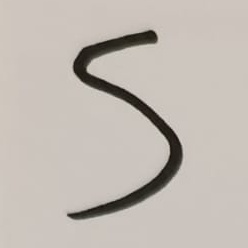
#> input picture kendi_test_verilerim/bes/bes_004161.jpg, 248 x 248 px
$ python mnist_format_donusturme.py
#> lines starting #> are read from the running program, lines starting #| are printed output that depends on the picture; after the words box and inside, x2 and y2 are one past the last pixel; in counts of white or black regions, pixels touching at a corner belong together
import os
import cv2
import glob

def convert_to_mnist_format(input_base_dir, output_base_dir):
    """
    Kırpılmış rakam fotoğraflarını MNIST veri seti standartlarına
    (siyah arka plan, beyaz rakam, 28x28 boyut) dönüştürür.
    """

    os.makedirs(output_base_dir, exist_ok=True)


    subfolders = [f.path for f in os.scandir(input_base_dir) if f.is_dir()]

    if not subfolders:
        print("Alt klasörler bulunamadı. Lütfen girdi adresini kontrol edin.")
        return

    total_processed = 0

    for folder in subfolders:
        folder_name = os.path.basename(folder)

        out_folder = os.path.join(output_base_dir, folder_name)
        os.makedirs(out_folder, exist_ok=True)

        image_paths = glob.glob(os.path.join(folder, "*.jpg"))

        for img_path in image_paths:
            img_name = os.path.basename(img_path)
            out_path = os.path.join(out_folder, img_name)

            img = cv2.imread(img_path)
#> img is the input picture: shape (248, 248, 3); mean B, G, R 179.1, 186.2, 193.5
            if img is None:
                continue

            gray = cv2.cvtColor(img, cv2.COLOR_BGR2GRAY)

            # Bu işlem arka planı TAM SİYAH (0), kalem izini TAM BEYAZ (255) yapar.
            _, thresh = cv2.threshold(gray, 120, 255, cv2.THRESH_BINARY_INV + cv2.THRESH_OTSU)
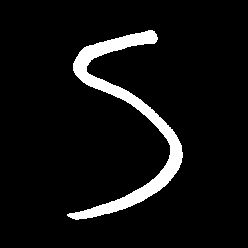
#> thresh: shape (248, 248); 6.6% white; 1 white region, box (x1, y1, x2, y2) and area: (67, 30, 183, 220) 4078

            # orijinal MNIST verisindeki gibi kenarlara doğal gri tonlama (anti-aliasing) katar.
            resized = cv2.resize(thresh, (28, 28), interpolation=cv2.INTER_AREA)
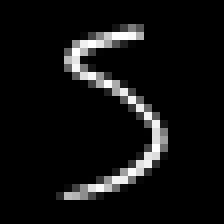
#> resized: shape (28, 28) (shown 8 times larger); min 0, max 255, mean 16.9

            cv2.imwrite(out_path, resized)
            total_processed += 1

        print(f"'{folder_name}' klasöründeki resimler MNIST formatına dönüştürüldü.")
#> pass 2 of the loop in convert_to_mnist_format, `for folder in subfolders:`:
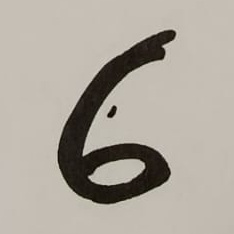
#> input picture kendi_test_verilerim/alti/alti_01b011.jpg, 234 x 234 px
#> in convert_to_mnist_format, img is the input picture: shape (234, 234, 3); mean B, G, R 157.4, 167.1, 173.7
#> gray: shape (234, 234)
#> in convert_to_mnist_format, `_, thresh = cv2.threshold(gray, 120, 255, cv2.THRESH_BINARY_INV + cv2...`:
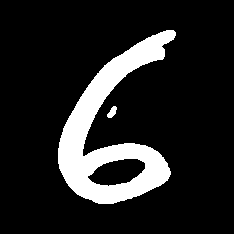
#> thresh: shape (234, 234); 13.8% white; 2 white regions, box (x1, y1, x2, y2) and area: (58, 30, 176, 204) 7506, (107, 106, 117, 118) 72
#> in convert_to_mnist_format, `resized = cv2.resize(thresh, (28, 28), interpolation=cv2.INTER_AREA)`:
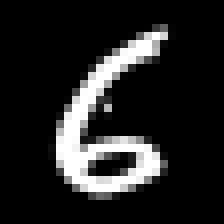
#> resized: shape (28, 28) (shown 8 times larger); min 0, max 255, mean 35.3


input_dir = r"C:\Projeler\MNIST_odev\kendi_test_verilerim"

output_dir = r"C:\Projeler\MNIST_odev\kendi_test_verilerim_mnist_format"

# Fonksiyonu çalıştır
convert_to_mnist_format(input_dir, output_dir)
